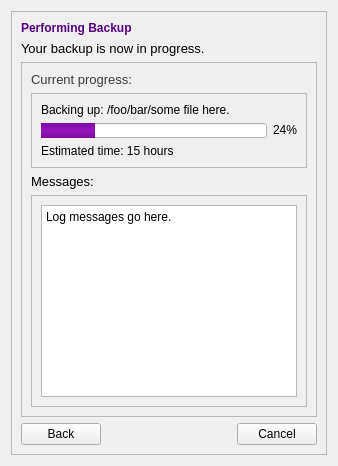
                   <widget class="QWidget" name="tab_5">
                    <attribute name="title">
                     <string>Page</string>
                    </attribute>
                    <layout class="QVBoxLayout" name="verticalLayout_3">
                     <item>
                      <widget class="QFrame" name="frame_16">
                       <property name="styleSheet">
                        <string notr="true">QFrame#frame_14 {
  border: 1px solid rgb(200, 200, 200, 255);
  border-radius: 10px;
  background-color: rgb(240, 240, 240, 255);
}</string>
                       </property>
                       <property name="frameShape">
                        <enum>QFrame::StyledPanel</enum>
                       </property>
                       <property name="frameShadow">
                        <enum>QFrame::Raised</enum>
                       </property>
                       <layout class="QVBoxLayout" name="verticalLayout_46">
                        <item>
                         <widget class="QLabel" name="label_61">
                          <property name="styleSheet">
                           <string notr="true">background: none;</string>
                          </property>
                          <property name="text">
                           <string>&lt;html&gt;&lt;head/&gt;&lt;body&gt;&lt;p&gt;&lt;span style=&quot; font-size:9pt; font-weight:600; color:#55007f;&quot;&gt;Performing Backup&lt;/span&gt;&lt;/p&gt;&lt;/body&gt;&lt;/html&gt;</string>
                          </property>
                          <property name="textFormat">
                           <enum>Qt::RichText</enum>
                          </property>
                         </widget>
                        </item>
                        <item>
                         <widget class="QLabel" name="label_31">
                          <property name="text">
                           <string>&lt;html&gt;&lt;head/&gt;&lt;body&gt;&lt;p&gt;&lt;span style=&quot; font-size:10pt;&quot;&gt;Your backup is now in progress.&lt;/span&gt;&lt;/p&gt;&lt;/body&gt;&lt;/html&gt;</string>
                          </property>
                         </widget>
                        </item>
                        <item>
                         <widget class="QFrame" name="frame_42">
                          <property name="minimumSize">
                           <size>
                            <width>0</width>
                            <height>0</height>
                           </size>
                          </property>
                          <property name="styleSheet">
                           <string notr="true">QFrame#frame_31 {
  border: 1px solid rgb(200, 200, 200, 255);
  border-radius: 10px;
  background-color: white;
}</string>
                          </property>
                          <property name="frameShape">
                           <enum>QFrame::StyledPanel</enum>
                          </property>
                          <property name="frameShadow">
                           <enum>QFrame::Raised</enum>
                          </property>
                          <layout class="QVBoxLayout" name="verticalLayout_47">
                           <item>
                            <widget class="QLabel" name="label_62">
                             <property name="sizePolicy">
                              <sizepolicy hsizetype="Preferred" vsizetype="Fixed">
                               <horstretch>0</horstretch>
                               <verstretch>0</verstretch>
                              </sizepolicy>
                             </property>
                             <property name="minimumSize">
                              <size>
                               <width>0</width>
                               <height>0</height>
                              </size>
                             </property>
                             <property name="maximumSize">
                              <size>
                               <width>16777215</width>
                               <height>16777215</height>
                              </size>
                             </property>
                             <property name="text">
                              <string>&lt;html&gt;&lt;head/&gt;&lt;body&gt;&lt;p&gt;&lt;span style=&quot; font-size:10pt; color:#3a3a3a;&quot;&gt;Current progress:&lt;/span&gt;&lt;/p&gt;&lt;/body&gt;&lt;/html&gt;</string>
                             </property>
                            </widget>
                           </item>
                           <item>
                            <widget class="QFrame" name="frame_43">
                             <property name="sizePolicy">
                              <sizepolicy hsizetype="Preferred" vsizetype="Fixed">
                               <horstretch>0</horstretch>
                               <verstretch>0</verstretch>
                              </sizepolicy>
                             </property>
                             <property name="minimumSize">
                              <size>
                               <width>0</width>
                               <height>0</height>
                              </size>
                             </property>
                             <property name="maximumSize">
                              <size>
                               <width>16777215</width>
                               <height>16777215</height>
                              </size>
                             </property>
                             <property name="styleSheet">
                              <string notr="true">QFrame#frame_32 {
  border: 1px solid rgb(200, 200, 200, 255);
  border-radius: 10px;
  background-color: white;
}</string>
                             </property>
                             <property name="frameShape">
                              <enum>QFrame::StyledPanel</enum>
                             </property>
                             <property name="frameShadow">
                              <enum>QFrame::Raised</enum>
                             </property>
                             <layout class="QVBoxLayout" name="verticalLayout_48">
                              <item>
                               <widget class="QLabel" name="backup_current_op_label_2">
                                <property name="sizePolicy">
                                 <sizepolicy hsizetype="Preferred" vsizetype="Fixed">
                                  <horstretch>0</horstretch>
                                  <verstretch>0</verstretch>
                                 </sizepolicy>
                                </property>
                                <property name="text">
                                 <string>Backing up: /foo/bar/some file here.</string>
                                </property>
                                <property name="wordWrap">
                                 <bool>true</bool>
                                </property>
                               </widget>
                              </item>
                              <item>
                               <widget class="QProgressBar" name="backup_progress_2">
                                <property name="maximumSize">
                                 <size>
                                  <width>16777215</width>
                                  <height>15</height>
                                 </size>
                                </property>
                                <property name="styleSheet">
                                 <string notr="true">QProgressBar {
  margin-right: 30px;
  
  background-color: rgb(255, 255, 255);
}

QProgressBar::chunk {
	background-color: qlineargradient(spread:pad, x1:0, y1:0, x2:0, y2:1, stop:0 rgba(123, 13, 160, 255), stop: 0.5 rgba(150, 20, 190, 255), stop:1 rgba(123, 13, 160, 255));
}</string>
                                </property>
                                <property name="value">
                                 <number>24</number>
                                </property>
                                <property name="alignment">
                                 <set>Qt::AlignRight|Qt::AlignTrailing|Qt::AlignVCenter</set>
                                </property>
                               </widget>
                              </item>
                              <item>
                               <widget class="QLabel" name="backup_estimated_time_label_2">
                                <property name="text">
                                 <string>Estimated time: 15 hours</string>
                                </property>
                               </widget>
                              </item>
                             </layout>
                            </widget>
                           </item>
                           <item>
                            <widget class="QLabel" name="label_63">
                             <property name="sizePolicy">
                              <sizepolicy hsizetype="Preferred" vsizetype="Fixed">
                               <horstretch>0</horstretch>
                               <verstretch>0</verstretch>
                              </sizepolicy>
                             </property>
                             <property name="text">
                              <string>&lt;html&gt;&lt;head/&gt;&lt;body&gt;&lt;p&gt;&lt;span style=&quot; font-size:10pt;&quot;&gt;Messages:&lt;/span&gt;&lt;/p&gt;&lt;/body&gt;&lt;/html&gt;</string>
                             </property>
                            </widget>
                           </item>
                           <item>
                            <widget class="QFrame" name="frame_44">
                             <property name="styleSheet">
                              <string notr="true">QFrame#frame_33 {
  border: 1px solid rgb(200, 200, 200, 255);
  border-radius: 10px;
  background-color: white;
}</string>
                             </property>
                             <property name="frameShape">
                              <enum>QFrame::StyledPanel</enum>
                             </property>
                             <property name="frameShadow">
                              <enum>QFrame::Raised</enum>
                             </property>
                             <layout class="QHBoxLayout" name="horizontalLayout_37">
                              <item>
                               <widget class="QPlainTextEdit" name="backup_log_area_2">
                                <property name="plainText">
                                 <string>Log messages go here.</string>
                                </property>
                               </widget>
                              </item>
                             </layout>
                            </widget>
                           </item>
                          </layout>
                         </widget>
                        </item>
                        <item>
                         <layout class="QHBoxLayout" name="horizontalLayout_38">
                          <item>
                           <widget class="QPushButton" name="backup_cancelled_back_button_2">
                            <property name="text">
                             <string>Back</string>
                            </property>
                            <property name="icon">
                             <iconset resource="Graphics.qrc">
                              <normaloff>:/icons/graphics/1362909890_back.png</normaloff>:/icons/graphics/1362909890_back.png</iconset>
                            </property>
                           </widget>
                          </item>
                          <item>
                           <spacer name="horizontalSpacer_18">
                            <property name="orientation">
                             <enum>Qt::Horizontal</enum>
                            </property>
                            <property name="sizeHint" stdset="0">
                             <size>
                              <width>40</width>
                              <height>20</height>
                             </size>
                            </property>
                           </spacer>
                          </item>
                          <item>
                           <widget class="QPushButton" name="backup_cancel_button_2">
                            <property name="sizePolicy">
                             <sizepolicy hsizetype="Preferred" vsizetype="Preferred">
                              <horstretch>0</horstretch>
                              <verstretch>0</verstretch>
                             </sizepolicy>
                            </property>
                            <property name="text">
                             <string>Cancel</string>
                            </property>
                            <property name="icon">
                             <iconset resource="Graphics.qrc">
                              <normaloff>:/icons/graphics/1363245997_stop.png</normaloff>:/icons/graphics/1363245997_stop.png</iconset>
                            </property>
                           </widget>
                          </item>
                         </layout>
                        </item>
                       </layout>
                      </widget>
                     </item>
                    </layout>
                   </widget>
